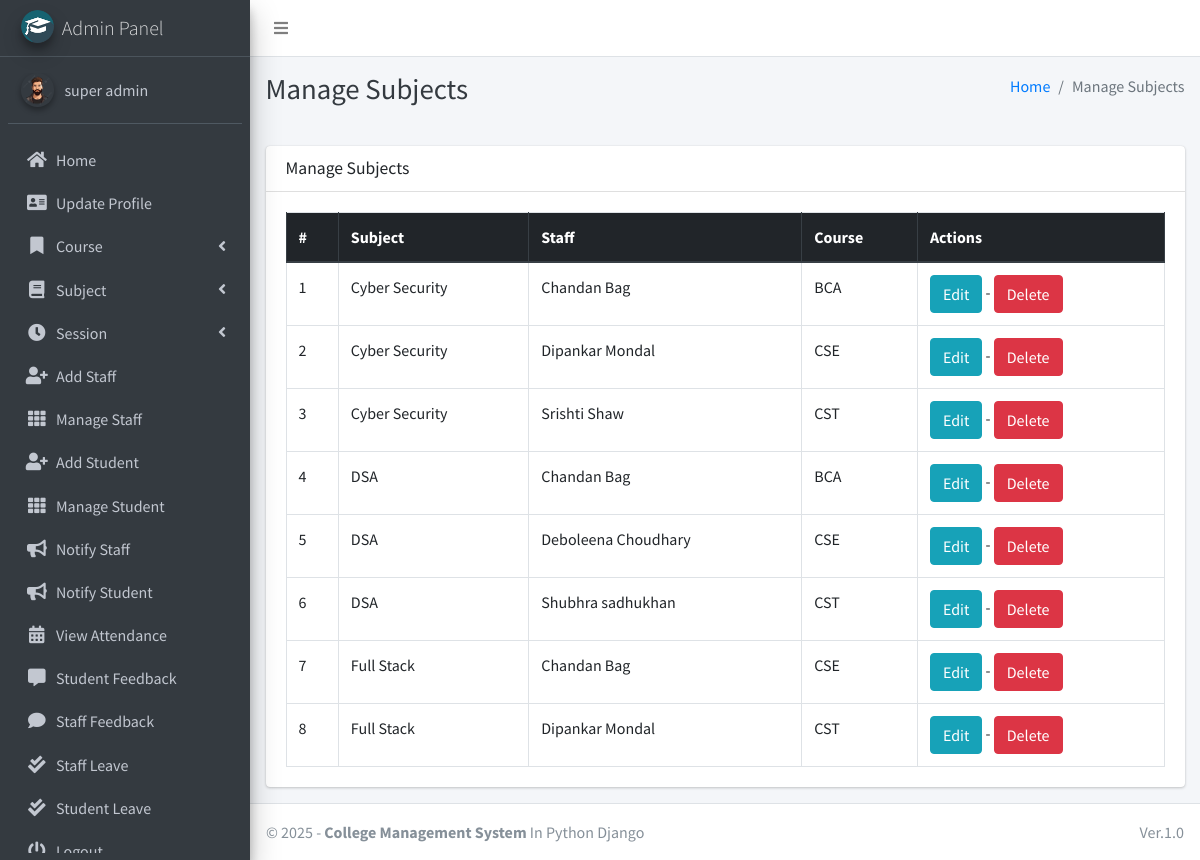
The app's page /subject/manage/ (signed in) with its own data.
### main_app/models.py (models this page shows, shortened)
class CustomUser(AbstractUser):
    USER_TYPE = ((1, "HOD"), (2, "Staff"), (3, "Student"))
    GENDER = [("M", "Male"), ("F", "Female")]
    username = None  # Removed username, using email instead
    email = models.EmailField(unique=True)
    user_type = models.CharField(default=1, choices=USER_TYPE, max_length=1)
    gender = models.CharField(max_length=1, choices=GENDER)
    profile_pic = models.ImageField()
    address = models.TextField()
    fcm_token = models.TextField(default="")  # For firebase notifications
    created_at = models.DateTimeField(auto_now_add=True)
    updated_at = models.DateTimeField(auto_now=True)
    USERNAME_FIELD = "email"
    REQUIRED_FIELDS = []
    objects = CustomUserManager()
    def __str__(self):
        return self.first_name + " " + self.last_name

class Subject(models.Model):
    name = models.CharField(max_length=120)
    staff = models.ForeignKey(Staff,on_delete=models.CASCADE,)
    course = models.ForeignKey(Course, on_delete=models.CASCADE)
    updated_at = models.DateTimeField(auto_now=True)
    created_at = models.DateTimeField(auto_now_add=True)

class Staff(models.Model):
    course = models.ForeignKey(Course, on_delete=models.DO_NOTHING, null=True, blank=False)
    admin = models.OneToOneField(CustomUser, on_delete=models.CASCADE)

class Course(models.Model):
    name = models.CharField(max_length=120)
    created_at = models.DateTimeField(auto_now_add=True)
    updated_at = models.DateTimeField(auto_now=True)

### main_app/hod_views.py (the view)
# urls.py: path("subject/manage/", hod_views.manage_subject, name='manage_subject'),
def manage_subject(request):
    subjects = Subject.objects.all()
    context = {
        'subjects': subjects,
        'page_title': 'Manage Subjects'
    }
    return render(request, "hod_template/manage_subject.html", context)

### main_app/templates/hod_template/manage_subject.html
{% extends 'main_app/base.html' %}
{% load static %}
{% block page_title %}{{page_title}}{% endblock page_title %}
{% block content %}
<section class="content">
    <div class="container-fluid">
        <div class="row">
            <div class="col-md-12">
                <div class="card">
                    <div class="card-header">
                        <h3 class="card-title">{{page_title}}</h3>
                    </div>
                    <div class="card-body">
                        <table id="example2" class="table table-bordered table-hover">
                            <thead class="thead-dark">
                                <tr>
                                    <th>#</th>
                                    <th>Subject</th>
                                    <th>Staff</th>
                                    <th>Course</th>
                                    <th>Actions</th>
                                </tr>
                            </thead>
                            <tbody>
                                {% for subject in subjects %}
                                <tr>
                                    <td>{{ forloop.counter }}</td>
                                    <td>{{subject.name}}</td>
                                    <td>{{subject.staff.admin}}</td>
                                    <td>{{subject.course.name}}</td>
                                    <td>
                                        <a href="{% url 'edit_subject' subject.id %}" class="btn btn-info">Edit</a> -
                                        <a href="{% url 'delete_subject' subject.id %}" onclick="return confirm('Are you sure you want to delete this ?')" class="btn btn-danger">Delete</a>
                                    </td>
                                </tr>
                                {% endfor %}
                            </tbody>
                        </table>
                    </div>
                </div>
            </div>
        </div>
    </div>
</section>
{% endblock content %}

### main_app/templates/main_app/sidebar_template.html (shortened to what this page needs)
{% load static %}
<aside class="main-sidebar sidebar-dark-info elevation-4">
    {% if request.user.user_type == '1' %}
    <a href="{% url 'admin_home' %}" class="brand-link">
        <img src="{% static 'dist/img/cmsl.png' %} " alt="AdminLTE Logo"
            class="brand-image img-circle elevation-3" >
        <span class="brand-text font-weight-light">Admin Panel</span>
    </a>
    <div class="sidebar">
        <div class="user-panel mt-3 pb-3 mb-3 d-flex">
            <div class="image">
                <img src="{{ request.user.profile_pic}}" class="img-circle elevation-2" alt="User Image">
            </div>
            <div class="info">
                <a href="#" class="d-block">{{user}}</a>
            </div>
        </div>
        <nav class="mt-2">
            <ul class="nav nav-pills nav-sidebar flex-column" data-widget="treeview" role="menu" data-accordion="false">
                <li class="nav-item">
                    {% url 'admin_home' as admin_home %}
                    <a href="{{admin_home}}" class="nav-link {% if admin_home == request.path %} active {% endif %}">
                        <i class="nav-icon fas fa-home"></i>
                        <p>
                            Home
                        </p>
                    </a>
                </li>
                <li class="nav-item">
                    {% url 'admin_view_profile' as admin_view_profile %}
                    <a href="{{admin_view_profile}}"
                        class="nav-link {% if admin_view_profile == request.path %} active {% endif %}">
                        <i class="nav-icon fas fa-address-card"></i>
                        <p>
                            Update Profile
                        </p>
                    </a>
                </li>
                <li class="nav-item has-treeview">
                    <a href="#" class="nav-link">
                        <i class="nav-icon fas fa-bookmark"></i>
                        <p>
                            Course
                            <i class="fas fa-angle-left right"></i>
                        </p>
                    </a>
                </li>
                <li class="nav-item has-treeview">
                    <a href="#" class="nav-link">
                        <i class="nav-icon fas fa-book"></i>
                        <p>
                            Subject
                            <i class="fas fa-angle-left right"></i>
                        </p>
                    </a>
                </li>
                <li class="nav-item has-treeview">
                    <a href="#" class="nav-link">
                        <i class="nav-icon fas fa-clock"></i>
                        <p>
                            Session
                            <i class="fas fa-angle-left right"></i>
                        </p>
                    </a>
                </li>
                <li class="nav-item">
                    {% url 'add_staff' as add_staff %}
                    <a href="{{add_staff}}" class="nav-link {% if add_staff == request.path %} active {% endif %}">
                        <i class="nav-icon fas fa-user-plus"></i>
                        <p>
                            Add Staff
                        </p>
                    </a>
                </li>
                <li class="nav-item">
                    {% url 'manage_staff' as manage_staff %}
                    {% url 'edit_staff' staff_id as edit_staff %}
                    <a href="{{manage_staff}}"
                        class="nav-link {% if manage_staff == request.path or request.path == edit_staff %} active {% endif %}">
                        <i class="nav-icon fas fa-th"></i>
                        <p>
                            Manage Staff
                        </p>
                    </a>
                </li>
                <li class="nav-item">
                    {% url 'add_student' as add_student%}
                    <a href="{{add_student}}" class="nav-link  {% if add_student == request.path %} active {% endif %}">
                        <i class="nav-icon fas fa-user-plus"></i>
                        <p>
                            Add Student
                        </p>
                    </a>
                </li>
                <li class="nav-item">
                    {% url 'manage_student' as manage_student %}
                    {% url 'edit_student' student_id as edit_student %}
                    <a href="{{manage_student}}"
                        class="nav-link  {% if edit_student == request.path or manage_student == request.path %} active {% endif %}">
                        <i class="nav-icon fas fa-th"></i>
                        <p>
                            Manage Student
                        </p>
                    </a>
                </li>
                <li class="nav-item">
                    {% url 'admin_notify_staff' as admin_notify_staff %}
                    <a href="{{admin_notify_staff}}"
                        class="nav-link {% if admin_notify_staff == request.path %} active {% endif %}">
                        <i class="nav-icon fas fa-bullhorn"></i>
                        <p>
                            Notify Staff
                        </p>
                    </a>
                </li>
                <li class="nav-item">
                    {% url 'admin_notify_student' as admin_notify_student %}
                    <a href="{{admin_notify_student}}"
                        class="nav-link {% if admin_notify_student == request.path %} active {% endif %}">
                        <i class="nav-icon fas fa-bullhorn"></i>
                        <p>
                            Notify Student
                        </p>
                    </a>
                </li>
                <li class="nav-item">
                    {% url 'admin_view_attendance' as admin_view_attendance %}
                <li class="nav-item">
                    <a href="{{admin_view_attendance}}"
                        class="nav-link  {% if admin_view_attendance == request.path %} active {% endif %}">
                        <i class="nav-icon fas fa-calendar-alt"></i>
                        <p>
                            View Attendance
                        </p>
                    </a>
                </li>
                <li class="nav-item">
                    {% url 'student_feedback_message' as student_feedback_message %}
                    <a href="{{ student_feedback_message }}"
                        class="nav-link  {% if student_feedback_message == request.path %} active {% endif %}">
                        <i class="nav-icon fas fa-comment-alt"></i>
                        <p>
                            Student Feedback
                        </p>
                    </a>
                </li>
                <li class="nav-item">
                    {% url 'staff_feedback_message' as staff_feedback_message %}
                    <a href="{{staff_feedback_message}}"
                        class="nav-link   {% if staff_feedback_message == request.path %} active {% endif %}">
                        <i class="nav-icon fas fa-comment"></i>
                        <p>
                            Staff Feedback
                        </p>
                    </a>
                </li>
                <li class="nav-item">
                    {% url 'view_staff_leave' as view_staff_leave %}
                    <a href="{{view_staff_leave}}"
                        class="nav-link  {% if view_staff_leave == request.path %} active {% endif %}">
                        <i class="nav-icon fas fa-check-double"></i>
                        <p>
                            Staff Leave
                        </p>
                    </a>
                </li>
                <li class="nav-item">
                    {% url 'view_student_leave' as view_student_leave %}
                    <a href="{% url 'view_student_leave' %}"
                        class="nav-link  {% if view_student_leave == request.path %} active {% endif %}">
                        <i class="nav-icon fas fa-check-double"></i>
                        <p>
                            Student Leave
                        </p>
                    </a>
                </li>
                                        {% endif %}
                                        <li class="nav-item">
                                            <a href="{% url 'user_logout' %}"
                                                onclick="return confirm('Your session would be terminated.\n\nProceed?')"
                                                class="nav-link">
                                                <i class="nav-icon fas fa-power-off"></i>
                                                <p>
                                                    Logout
                                                </p>
                                            </a>
                                        </li>
                                    </ul>
                                </nav>
                            </div>
</aside>

### records on screen
CustomUser: user.profile_pic (picture), first_name+last_name "super admin"
Subject: name "Cyber Security", staff.admin "Chandan Bag", course.name "BCA"
Subject: name "Cyber Security", staff.admin "Dipankar Mondal", course.name "CSE"
Subject: name "Cyber Security", staff.admin "Srishti Shaw", course.name "CST"
Subject: name "DSA", staff.admin "Chandan Bag", course.name "BCA"
Subject: name "DSA", staff.admin "Deboleena Choudhary", course.name "CSE"
Subject: name "DSA", staff.admin "Shubhra sadhukhan", course.name "CST"
Subject: name "Full Stack", staff.admin "Chandan Bag", course.name "CSE"
Subject: name "Full Stack", staff.admin "Dipankar Mondal", course.name "CST"

### other values on screen
{{ page_title }} "Manage Subjects"
